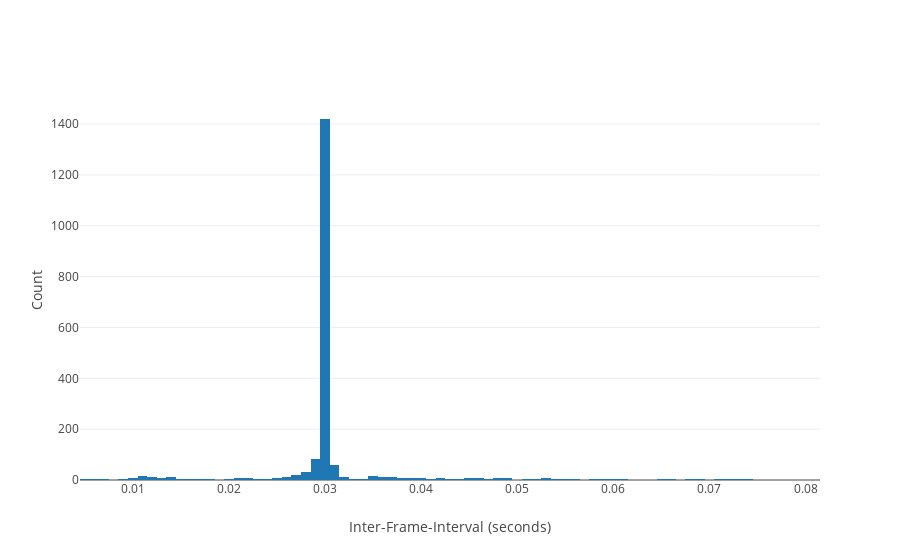

The cell this chart's notebook holds for it:
### Markdown cell above
## The histogram of frame intervals doesn't look so bad.

### Code cell
histData = go.Histogram(x=myFrameDiff)

fig = {
    'data': [histData],
    'layout': {
        'xaxis': {'title': 'Inter-Frame-Interval (seconds)'},
        'yaxis': {'title': "Count", 'type': "linear"}
    }
}

iplot(fig, filename='pandas/multiple-scatter')

### Figure 1 — Plotly figure (JSON) as saved in the notebook; plotly's stock layout.template omitted (floating-point values rounded to 4 significant figures; data arrays with more than 128 entries replaced by an {"elided": "..."} marker saying what was removed)
{"data": [{"type": "histogram", "x": {"elided": "1947 float values"}}], "layout": {"xaxis": {"title": "Inter-Frame-Interval (seconds)"}, "yaxis": {"title": "Count", "type": "linear"}}}
